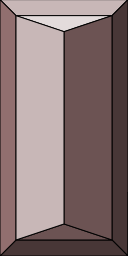

The image is a tile-based game level rendered from a .tmx file. Its description and complete source (layers, tilesets, objects, tile grids) follow:
An orthogonal 2x4 tile map with 64x64 px tiles, 1 tile layer (Tile Layer 1).

<map version="1.0" tiledversion="1.1.2" orientation="orthogonal" renderorder="right-down" width="2" height="4" tilewidth="64" tileheight="64" infinite="0" nextobjectid="1">
 <tileset firstgid="1" source="Buildings1.tsx" />
 <layer name="Tile Layer 1" width="2" height="4">
  <data encoding="csv">
3,4,
11,12,
11,12,
19,20
</data>
 </layer>
</map>
